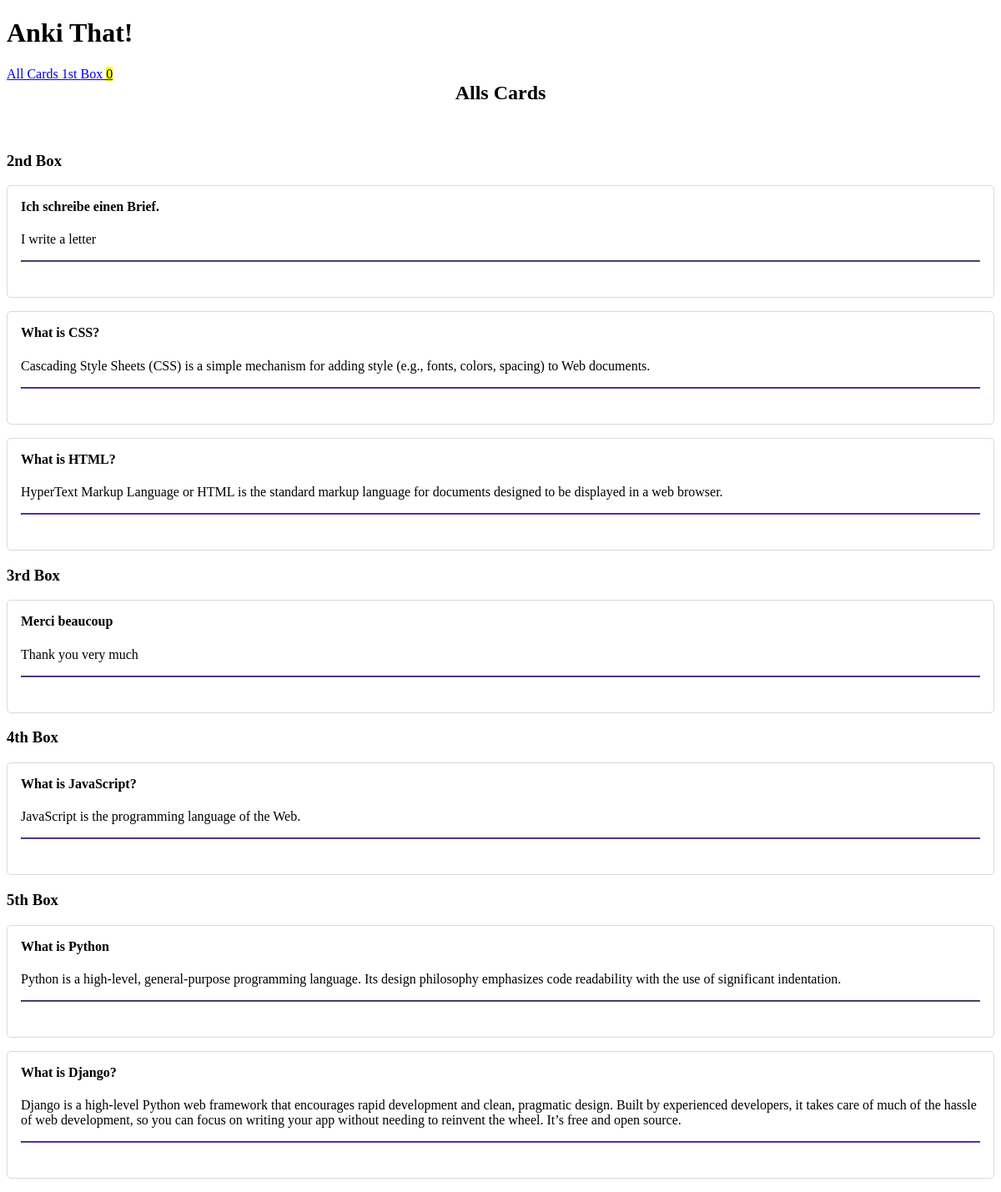
The page / on the database its author committed.
### cards/models.py (models this page shows, shortened)
class Card(models.Model):
    question = models.CharField(max_length=1000)
    answer = models.CharField(max_length=1000)
    box = models.IntegerField(
        choices=zip(BOXES, BOXES),
        default=BOXES[0],
    )
    date_created = models.DateTimeField(auto_now_add=True)

### cards/views.py (the view)
class CardListView(ListView):
    model = Card
    queryset = Card.objects.all().order_by("box", "-date_created")

### cards/templatetags/cards_tags.py (called while the page is built)
@register.inclusion_tag("cards/box_links.html")
def boxes_as_links():
    boxes = []
    for box_num in BOXES:
        card_count = Card.objects.filter(box=box_num).count()
        boxes.append({
            "number": box_num,
            "card_count": card_count,
        })
        return {"boxes": boxes}

### cards/templates/cards/card_list.html (shortened to what this page needs)
{% extends "cards/base.html" %}
{% load humanize %}
{% block content %}
    <h2>
        Alls Cards
    </h2>
    <a href="{% url 'card-create' %}" role="button">
    </a>
    {% for card in card_list %}
        {% ifchanged %}
        <h3>
            {{ card.box | ordinal }}
            Box
        </h3>
        {% endifchanged %}
        {% include "cards/card.html" %}
    {% endfor %}
{% endblock content %}

### cards/templates/cards/base.html (shortened to what this page needs)
<!DOCTYPE html>
<html lang="en">
<head>
    <link rel="stylesheet" href="https://cdn.simplecss.org/simple.min.css">
</head>
<body>
    <header>
        <h1>Anki That!</h1>
        {% include "cards/navigation.html" %}
    </header>
    <main>
        {% block content %}{% endblock content %}
    </main>
</body>
</html>

### cards/templates/cards/navigation.html
{% load cards_tags %}
<nav>
    <a href="{% url 'card-list' %}">
        All Cards
    </a>
    {% boxes_as_links %}
</nav>

### cards/templates/cards/box_links.html
{% load humanize %}
{% for box in boxes %}
    <a href="{% url 'box' box_num=box.number %}">
        {{ box.number | ordinal }}
        Box
        <mark> {{ box.card_count }} </mark>
    </a>
{% endfor %}

### cards/templates/cards/card.html (shortened to what this page needs)
<article>
    <h4>
        {{ card.question }}
    </h4>
    {% if not check_card %}
        <p>
            {{ card.answer }}
        </p>
        <hr>
        <a href="{% url 'card-update' card.id %}" role="button">
        </a>
    {% endif %}
</article>

### cards/templates/cards/base.html (style rules this page uses)
:root { --accent: #6e48ad; --accent-bg: white; --bg: #fff; --text: #212121; --text-light: #585858; --border: #d8dae1; --code: #d81b60; --preformatted: #444; }
article { background-color: var(--marked); border: 1px solid var(--border); border-radius: 5px; padding: 1em; margin: 1em 0; }
h2 { text-align: center; }
h2, h4 { margin-top: 0; }
hr { background: var(--accent); border-color: var(--accent); }
button, a[role="button"] { color: white; text-decoration: none; }

### rows shown on the page
Card: box|ordinal "2nd", question "Ich schreibe einen Brief.", answer "I write a letter"
Card: question "What is CSS?", answer "Cascading Style Sheets (CSS) is a simple mechanism for adding style (e.g., fonts, colors, spacing) to Web documents."
Card: question "What is HTML?", answer "HyperText Markup Language or HTML is the standard markup language for documents designed to be displayed in a web browser."
Card: box|ordinal "3rd", question "Merci beaucoup", answer "Thank you very much"
Card: box|ordinal "4th", question "What is JavaScript?", answer "JavaScript is the programming language of the Web."
Card: box|ordinal "5th", question "What is Python", answer "Python is a high-level, general-purpose programming language. Its design philosophy emphasizes code readability with the use of significant indentation."
Card: question "What is Django?", answer "Django is a high-level Python web framework that encourages rapid development and clean, pragmatic design. Built by experienced developers, it takes care of much of the hassle of web development, so you can focus on writing your app without needing to reinvent the wheel. It’s free and open source."

### other values the page prints
{{ box.number | ordinal }} "1st"
{{ box.card_count }} "0"
